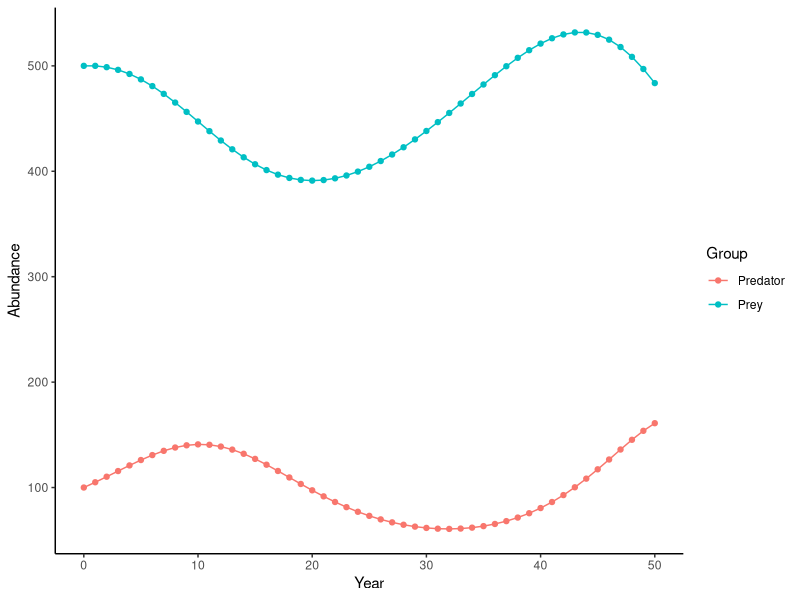
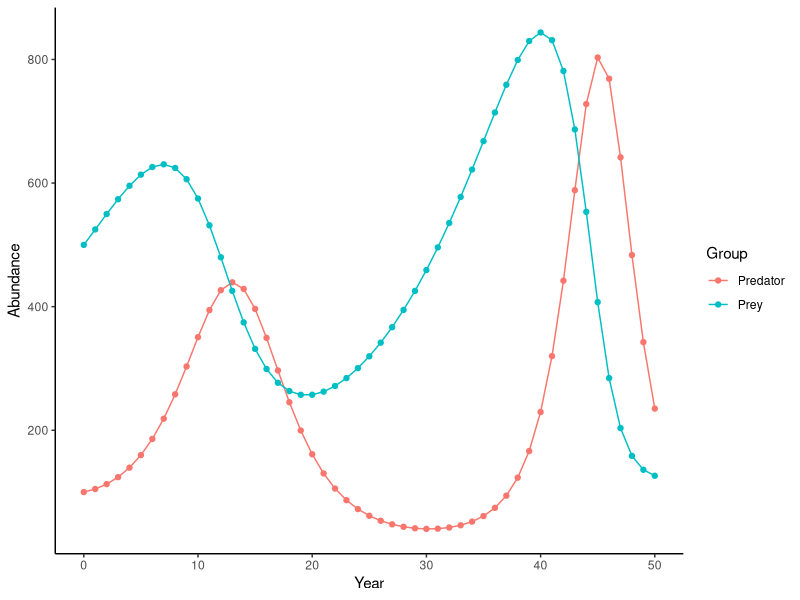
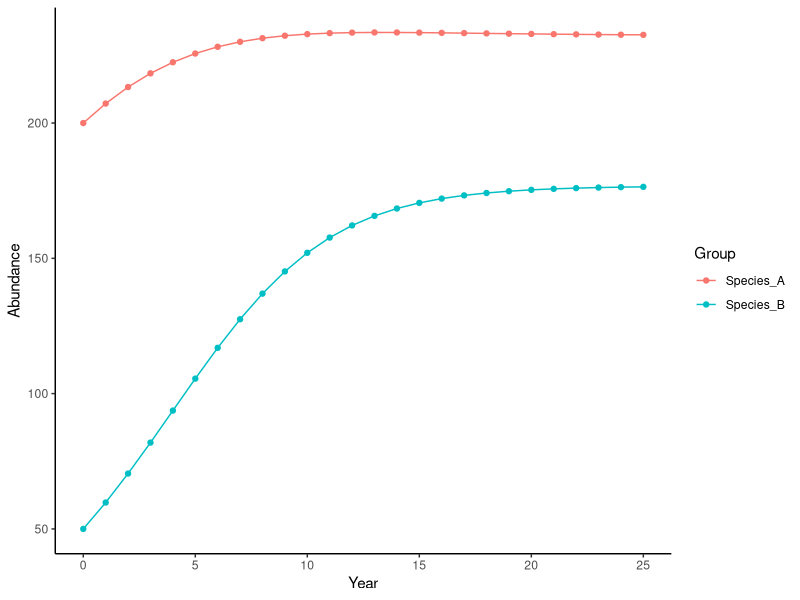
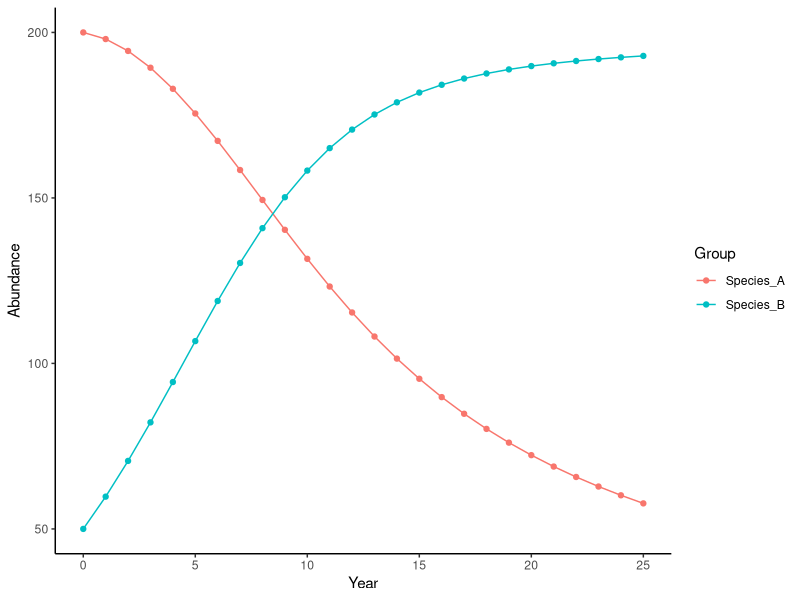

Recreate these plots in R, in order.
#Exercise 1----
nYears <- 51
r.prey <- 0.05
d.prey <- 0.0005
b.pred <- 0.001
d.pred <- 0.45
N.prey <- rep(NA, nYears)
N.pred <- rep(NA, nYears)
N.prey[1] <- 500
N.pred[1] <- 100

#loop
for(t in 2:nYears) {
  N.prey[t] <- N.prey[t-1] + N.prey[t-1]*(r.prey-d.prey*N.pred[t-1])
  N.pred[t] <- N.pred[t-1] + N.pred[t-1]*(b.pred*N.prey[t-1] - d.pred)
}

#new dataframe for graph
Year<- 0:50
data<- data.frame(Year, N.prey, N.pred)

#rename variables for graph
colnames(data) <- c('Year', 'Prey', 'Predator')

#convert data to long format for plotting
require(tidyr)
data1<-data%>% 
  pivot_longer(c("Prey", "Predator") ,names_to= "Group", values_to= "Abundance")

##plot 1----
require(ggplot2)
p1<-ggplot(data1, aes(x=Year, y=Abundance, group=Group, color=Group)) + 
  geom_point() +
  geom_line() 

p1+theme_classic()

##pred/prey equilibrium part a----

a<-r.prey/d.prey #prey equilibrium
a2<-d.pred/b.pred #predator equilibrium

# part 2
nYears1 <- 51
r.prey1 <- 0.1
d.prey1 <- 0.0005
b.pred1 <- 0.001
d.pred1 <- 0.45
N.prey1 <- rep(NA, nYears1)
N.pred1 <- rep(NA, nYears1)
N.prey1[1] <- 500
N.pred1[1] <- 100

#loop
for(t in 2:nYears1) {
  N.prey1[t] <- N.prey1[t-1] + N.prey1[t-1]*(r.prey1-d.prey1*N.pred1[t-1])
  N.pred1[t] <- N.pred1[t-1] + N.pred1[t-1]*(b.pred1*N.prey1[t-1] - d.pred1)
}

#new dataframe for graph
Year<- 0:50
data2<- data.frame(Year, N.prey1, N.pred1)

#rename variables for graph
colnames(data2) <- c('Year', 'Prey', 'Predator')

#convert data to long format for plotting
require(tidyr)
data3<-data2%>% 
  pivot_longer(c("Prey", "Predator") ,names_to= "Group", values_to= "Abundance")

##plot 2----
require(ggplot2)
p2<-ggplot(data3, aes(x=Year, y=Abundance, group=Group, color=Group)) + 
  geom_point() +
  geom_line() 

p2+theme_classic()

##pred/prey equilibrium part d---
d<-r.prey1/d.prey1 #prey equilibrium
d2<-d.pred1/b.pred1 #predator equilibrium

#Exercise 2----

nYears2 <- 26
ra <- 0.2
rb<-0.3
ka<-250
kb<-200
alphaA<-0.1
alphaB<-0.1
N.spA <- rep(NA, nYears2)
N.spB <- rep(NA, nYears2)
N.spA[1] <- 200
N.spB[1] <- 50



#loop
for(t in 2:nYears2) {
  N.spA[t] <- N.spA[t-1] + ra*N.spA[t-1]*(ka-N.spA[t-1]-alphaB*N.spB[t-1])/ka
  N.spB[t] <- N.spB[t-1] + rb *N.spB[t-1]*(kb-N.spB[t-1] - alphaA*N.spA[t-1])/kb
}

#new dataframe for graph
Year<- 0:25
data3<- data.frame(Year, N.spA, N.spB)

#rename variables for graph
colnames(data3) <- c('Year', 'Species_A', 'Species_B')

#convert data to long format for plotting
require(tidyr)
data4<-data3%>% 
  pivot_longer(c("Species_A", "Species_B") ,names_to= "Group", values_to= "Abundance")

##plot 3----
require(ggplot2)
p3<-ggplot(data4, aes(x=Year, y=Abundance, group=Group, color=Group)) + 
  geom_point() +
  geom_line() 

p3+theme_classic()


#species equilibrium----
spAeq<-(ka-(alphaB*kb)/(1-(alphaA*alphaB))) #species A equilibrium

spBeq<-(kb-(alphaA*ka)/(1-(alphaA*alphaB))) #species B equilibrium

#part 2

nYears3 <- 26
ra1 <- 0.2
rb1<-0.3
ka1<-250
kb1<-200
alphaA1<-0.1
alphaB1<-ka/kb
N.spA1 <- rep(NA, nYears3)
N.spB1 <- rep(NA, nYears3)
N.spA1[1] <- 200
N.spB1[1] <- 50


#loop
for(t in 2:nYears3) {
  N.spA1[t] <- N.spA1[t-1] + ra1*N.spA1[t-1]*(ka1-N.spA1[t-1]-alphaB1*N.spB1[t-1])/ka1
  N.spB1[t] <- N.spB1[t-1] + rb1 *N.spB1[t-1]*(kb1-N.spB1[t-1] - alphaA1*N.spA1[t-1])/kb1
}

#new dataframe for graph
Year<- 0:25
data5<- data.frame(Year, N.spA1, N.spB1)

#rename variables for graph
colnames(data5) <- c('Year', 'Species_A', 'Species_B')

#convert data to long format for plotting
require(tidyr)
data6<-data5%>% 
  pivot_longer(c("Species_A", "Species_B") ,names_to= "Group", values_to= "Abundance")

##plot 4----
require(ggplot2)
p4<-ggplot(data6, aes(x=Year, y=Abundance, group=Group, color=Group)) + 
  geom_point() +
  geom_line() 

p4+theme_classic()
